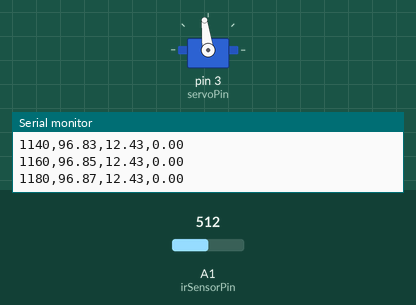
Recording of a sketch running on a simulated Arduino Uno, built with avr-gcc and run on an emulated ATmega328P. Parts: servo, the last lines printed to the serial monitor. The inputs (shaded band) are chosen by the test bench; at power-on: A1 (irSensorPin) = 512.

Above: at 2.7 s.
2.8 s: A1 (irSensorPin) set to 122
At 3.95 s:
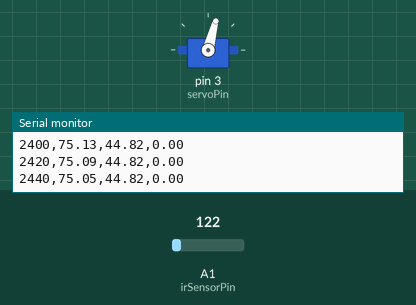
5.8 s: A1 (irSensorPin) set to 511
At 5.95 s:
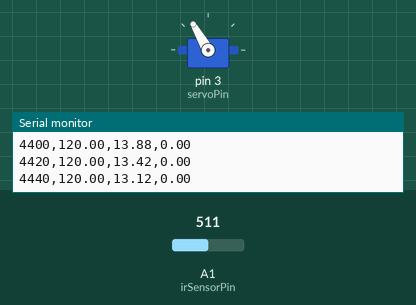
Timing chart, 0 to 14.8 s (numbered marks = the images above; inputs shaded):
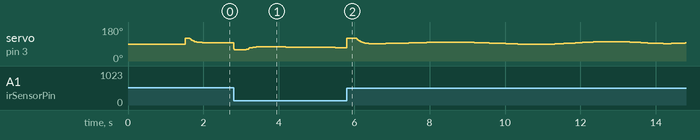

The sketch:

Chirp_Signal_IR_modified.ino
```cpp
// Chirp_Signal_IR (instructor's file) - modified for the Group 4 ball-and-beam rig
// ------------------------------------------------------------------------------
// Same structure, pins, IR distance model, linear chirp and 20 ms sampling as the
// provided Chirp_Signal_IR.ino. Every change is marked "CHANGED:" with the reason.
//
// Why the ball-holding loop (HOLD_BALL): the ball on the beam is a double
// integrator. In open loop the ball only stays on the beam if centerAngle is the
// level angle to within ~1 deg and the swing is 2-6 deg (checked in simulation);
// otherwise it rolls to the end in 2-5 s and the rest of the record is useless.
// With HOLD_BALL = true a weak PID adds a small correction to the chirp, so the
// servo input is still a chirp-rich signal and n4sid works on (servo_deg -> dist_cm).
// Set HOLD_BALL = false to run exactly the instructor's open-loop experiment.
//
// Output (115200 baud): time_ms,servo_deg,dist_cm,chirp_deg
//   servo_deg = command actually sent to the servo (chirp + correction)
//   chirp_deg = the chirp alone (used by task5_identify.m)

#include <Servo.h>
#include <math.h>

// Pin locations
const int irSensorPin = A1;
const int servoPin = 3;

// Variables
Servo servo;

// Chirp Signal Parameters
// CHANGED: 0.05-5 Hz in 20 s -> 0.1-2 Hz in 60 s. Above ~2 Hz the ball moves
// < 0.1 mm per degree (below sensor noise); a slower sweep gives more cycles
// at the low frequencies that matter for the design (crossover ~1-3 rad/s).
const float f0 = 0.1;            // Starting frequency (Hz)
const float f1 = 2.0;            // Ending frequency (Hz)
const float T_chirp = 60.0;      // Chirp duration (seconds)
const float T_settle = 5.0;      // CHANGED: chirp starts after 5 s (ball settles)

// CHANGED: amplitude was 0 (no excitation at all).
const float amplitude = 6;       // Servo swing (+/- degrees); 3-4 if HOLD_BALL = false
// CHANGED: set this to the angle at which YOUR beam is level (spirit level / phone).
const float centerAngle = 90;    // Centre position (degrees)
// CHANGED: 60-180 -> 60-120 (Part 1 limits; 180 can jam the four-bar linkage)
const float servoMin = 60.0;
const float servoMax = 120.0;

// CHANGED: weak PID that keeps the ball on the beam during the chirp
const bool  HOLD_BALL = true;
const float REF_CM = 22.0;       // hold the ball around here
const float KP = 0.6;            // deg per cm
const float KD = 0.8;            // deg per (cm/s)
const float TAU_D = 0.10;        // s, derivative filter
const float KI = 0.10;           // deg per (cm s)
const float I_LIMIT = 15.0;      // deg
const float DIRECTION = +1.0;    // +1: larger servo angle moves the ball AWAY from
                                 // the sensor. Flip if the ball is pushed away from REF_CM.
// CHANGED: light low-pass filter on the voltage. The controller sketch uses the
// SAME filter, so the identified model already contains its lag.
const float FILTER_ALPHA = 0.3;  // weight of a new sample (time constant ~56 ms)

// Timing
unsigned long startMillis;
unsigned long lastMillis;

const unsigned long samplePeriod = 20;  // 50 Hz target sampling

float vFilt = -1.0, lastDist = REF_CM, yPrev = REF_CM, dFilt = 0.0, iTerm = 0.0;

// CHANGED: writeMicroseconds gives ~0.1 deg steps; servo.write() truncates to 1 deg
void writeServo(float deg) {
  servo.writeMicroseconds((int)(544.0 + deg * (2400.0 - 544.0) / 180.0 + 0.5));
}

// --------------------------------
// IR Sensor Distance Measurement
// --------------------------------
float getDistance() {

  int sum = 0;
  const int N = 10;

  // Average 10 consecutive analog readings
  for (int i = 0; i < N; i++) {
    sum += analogRead(irSensorPin);
  }

  float avgSensorValue = sum / (float)N;

  float voltage = avgSensorValue * (5.0 / 1023.0);

  // CHANGED: low-pass filter (see FILTER_ALPHA)
  vFilt = (vFilt < 0) ? voltage : FILTER_ALPHA * voltage + (1.0 - FILTER_ALPHA) * vFilt;
  voltage = vFilt;

  // Avoid invalid voltage
  if (voltage <= 0) {
    return -1.0;
  }

  // Sharp GP2Y0A21YK0F empirical distance model
  float distance_cm = 35.7 * pow(voltage, -1.15);

  // Check valid sensor range
  if (distance_cm < 4.0 || distance_cm > 48.0) {
    return -1.0;
  }

  return distance_cm;
}

// --------------------------------
// Setup
// --------------------------------
void setup() {

  Serial.begin(115200);          // CHANGED: 9600 baud cannot carry ~22 chars every 20 ms

  servo.attach(servoPin);
  writeServo(centerAngle);

  Serial.println("time_ms,servo_deg,dist_cm,chirp_deg");

  delay(1500);                   // CHANGED: time to place the ball near REF_CM

  startMillis = millis();
  lastMillis = startMillis;
}

// --------------------------------
// Main Loop
// --------------------------------
void loop() {

  unsigned long now = millis();

  if (now - lastMillis < samplePeriod) {
    return;
  }

  lastMillis += samplePeriod;    // CHANGED: fixed rate (was lastMillis = now, which drifts)

  // Elapsed time in seconds
  float t = (now - startMillis) / 1000.0;
  float tc = t - T_settle;       // time since the chirp started

  // Chirp frequency rate
  float k = (f1 - f0) / T_chirp;

  // Stop after chirp duration (+ 3 s tail)
  if (tc >= T_chirp + 3.0) {
    writeServo(centerAngle);
    return;
  }

  // Measure IR distance (CHANGED: measured before the command is computed)
  float dist = getDistance();
  if (dist < 0) dist = lastDist; // CHANGED: hold the last valid reading
  lastDist = dist;

  // Calculate chirp phase
  float chirp = 0.0;
  if (tc >= 0 && tc < T_chirp) {
    float phi = 2.0 * PI * (f0 * tc + 0.5 * k * tc * tc);
    chirp = amplitude * sin(phi);
  }

  // CHANGED: weak ball-holding PID (derivative on measurement)
  float hold = 0.0;
  if (HOLD_BALL) {
    const float Ts = samplePeriod / 1000.0;
    dFilt = (TAU_D * dFilt + (dist - yPrev)) / (TAU_D + Ts);
    iTerm = constrain(iTerm + KI * (REF_CM - dist) * Ts, -I_LIMIT, I_LIMIT);
    hold = KP * (REF_CM - dist) - KD * dFilt + iTerm;
  }
  yPrev = dist;

  // Calculate servo command
  float servoCmd = centerAngle + DIRECTION * (hold + chirp);

  // Safety limits
  servoCmd = constrain(servoCmd, servoMin, servoMax);

  // Move servo
  writeServo(servoCmd);

  // Output CSV data
  Serial.print(now - startMillis);
  Serial.print(",");
  Serial.print(servoCmd, 2);
  Serial.print(",");
  Serial.print(dist, 2);
  Serial.print(",");
  Serial.println(DIRECTION * chirp, 2);
}
```
